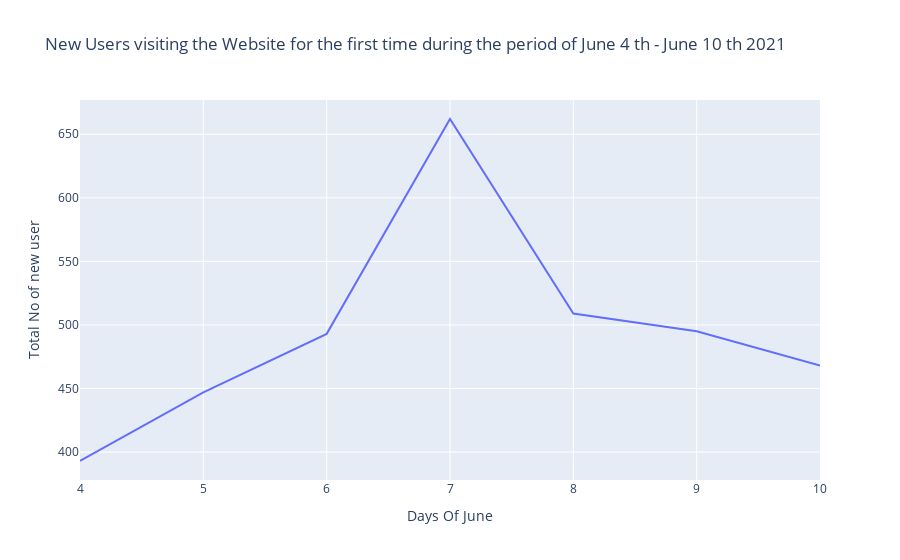

Write notebook code for a chart like this one.
### Markdown cell above
# -------> Visualization

### Code cell
fig2 = px.line(day_wise_new_users,
               x=day_wise_new_users.index, 
               y="new_users",
               title='New Users visiting the Website for the first time during the period of June 4 th - June 10 th 2021'
               )
fig2.update_layout(xaxis_title="Days Of June")
fig2.update_layout(yaxis_title="Total No of new user")  
fig2.show()

### Figure 1 — Plotly figure (JSON) as saved in the notebook; plotly's stock layout.template omitted (floating-point values rounded to 4 significant figures)
{"data": [{"hovertemplate": "day=%{x}<br>new_users=%{y}<extra></extra>", "legendgroup": "", "line": {"color": "#636efa", "dash": "solid"}, "marker": {"symbol": "circle"}, "mode": "lines", "name": "", "orientation": "v", "showlegend": false, "type": "scatter", "x": [4, 5, 6, 7, 8, 9, 10], "xaxis": "x", "y": [393, 447, 493, 662, 509, 495, 468], "yaxis": "y"}], "layout": {"legend": {"tracegroupgap": 0}, "title": {"text": "New Users visiting the Website for the first time during the period of June 4 th - June 10 th 2021"}, "xaxis": {"anchor": "y", "domain": [0, 1], "title": {"text": "Days Of June"}}, "yaxis": {"anchor": "x", "domain": [0, 1], "title": {"text": "Total No of new user"}}}}
